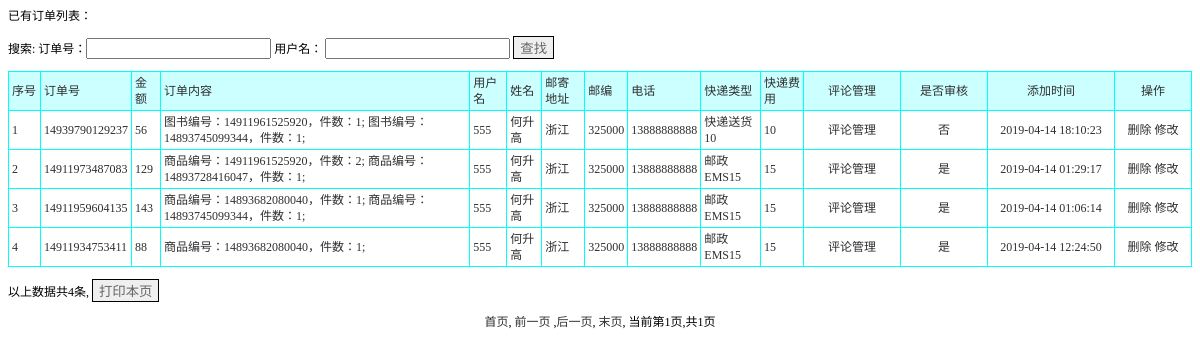
The app's page /dingdan_list.php with its own data.
### tables this page shows
CREATE TABLE `dingdan` (
  `id` int(11) NOT NULL AUTO_INCREMENT,
  `dingdanhao` varchar(50) DEFAULT NULL,
  `jine` varchar(50) DEFAULT NULL,
  `dingdanneirong` varchar(500) DEFAULT NULL,
  `yonghuming` varchar(50) DEFAULT NULL,
  `xingming` varchar(50) DEFAULT NULL,
  `youjidizhi` varchar(300) DEFAULT NULL,
  `youbian` varchar(50) DEFAULT NULL,
  `dianhua` varchar(50) DEFAULT NULL,
  `kuaidileixing` varchar(50) DEFAULT NULL,
  `kuaidifeiyong` varchar(50) DEFAULT NULL,
  `addtime` timestamp NOT NULL DEFAULT CURRENT_TIMESTAMP,
  `issh` varchar(255) DEFAULT '否',
  `iszf` varchar(2) DEFAULT '否',
  PRIMARY KEY (`id`)
);

### dingdan_list.php (the view, shortened to what this page needs)
<!DOCTYPE html PUBLIC "-//W3C//DTD XHTML 1.0 Transitional//EN" "http://www.w3.org/TR/xhtml1/DTD/xhtml1-transitional.dtd">
<html xmlns="http://www.w3.org/1999/xhtml">
<head>
<title>订单</title><script language="javascript" src="js/hsgrili.js"></script><link rel="stylesheet" href="css.css" type="text/css">
</head>
<body>
<p>已有订单列表：</p>
<form id="form1" name="form1" method="post" action="">
  搜索: 订单号：<input name="dingdanhao" type="text" id="dingdanhao" />
  用户名：
  <input name="jine" type="text" id="jine" />
  <input type="submit" name="Submit" value="查找" style='border:solid 1px #000000; color:#666666' />
</form>
<table width="100%" border="1" align="center" cellpadding="3" cellspacing="1" bordercolor="#00FFFF" style="border-collapse:collapse">
  <tr>
    <td width="25" bgcolor="#CCFFFF">序号</td>
    <td bgcolor='#CCFFFF'>订单号</td><td bgcolor='#CCFFFF'>金额</td><td bgcolor='#CCFFFF'>订单内容</td><td bgcolor='#CCFFFF'>用户名</td><td bgcolor='#CCFFFF'>姓名</td><td bgcolor='#CCFFFF'>邮寄地址</td><td bgcolor='#CCFFFF'>邮编</td><td bgcolor='#CCFFFF'>电话</td><td bgcolor='#CCFFFF'>快递类型</td><td bgcolor='#CCFFFF'>快递费用</td>
    <td width="90" align="center" bgcolor="#CCFFFF">评论管理</td>
    <td bgcolor='#CCFFFF' width='80' align='center'>是否审核</td>
    <td width="120" align="center" bgcolor="#CCFFFF">添加时间</td>
    <td width="70" align="center" bgcolor="#CCFFFF">操作</td>
  </tr>
  <?php
    $sql="select * from dingdan where 1=1";
  $sql=$sql." order by id desc";
$query=mysql_query($sql);
  $rowscount=mysql_num_rows($query);
  if($rowscount==0)
  {}
  else
  {
  $pagelarge=10;
  $pagecurrent=$_GET["pagecurrent"];
  if($rowscount%$pagelarge==0)
  {
		$pagecount=$rowscount/$pagelarge;
  }
  else
  {
   		$pagecount=intval($rowscount/$pagelarge)+1;
  }
  if($pagecurrent=="" || $pagecurrent<=0)
{
	$pagecurrent=1;
}
		$ddddd=$pagecurrent*$pagelarge;
	if($pagecurrent==$pagecount)
	{
		if($rowscount%$pagelarge==0)
		{
		$ddddd=$pagecurrent*$pagelarge;
		}
		else
		{
		$ddddd=$pagecurrent*$pagelarge-$pagelarge+$rowscount%$pagelarge;
		}
	}
	for($i=$pagecurrent*$pagelarge-$pagelarge;$i<$ddddd;$i++)
{
  ?>
  <tr>
    <td width="25"><?php
	echo $i+1;
?></td>
    <td><?php echo mysql_result($query,$i,dingdanhao);?></td><td><?php echo mysql_result($query,$i,jine);?></td><td><?php echo mysql_result($query,$i,dingdanneirong);?></td><td><?php echo mysql_result($query,$i,yonghuming);?></td><td><?php echo mysql_result($query,$i,xingming);?></td><td><?php echo mysql_result($query,$i,youjidizhi);?></td><td><?php echo mysql_result($query,$i,youbian);?></td><td><?php echo mysql_result($query,$i,dianhua);?></td><td><?php echo mysql_result($query,$i,kuaidileixing);?></td><td><?php echo mysql_result($query,$i,kuaidifeiyong);?></td>
    <td width="90" align="center"><a href="pinglun_list.php?id=<?php echo mysql_result($query,$i,"id");?>&amp;biao=dingdan">评论管理</a></td>
    <td width='80' align='center'><a href="sh.php?id=<?php echo mysql_result($query,$i,"id") ?>&yuan=<?php echo mysql_result($query,$i,"issh")?>&tablename=dingdan" onclick="return confirm('您确定要执行此操作？')"><?php echo mysql_result($query,$i,"issh")?></a></td>
    <td width="120" align="center"><?php
echo mysql_result($query,$i,"addtime");
?></td>
    <td width="70" align="center"><a href="del.php?id=<?php
		echo mysql_result($query,$i,"id");
	?>&tablename=dingdan" onclick="return confirm('真的要删除？')">删除</a> <a href="dingdan_updt.php?id=<?php
		echo mysql_result($query,$i,"id");
	?>">修改</a></td>
  </tr>
  	<?php
	}
}
?>
</table>
<p>以上数据共<?php
		echo $rowscount;
	?>条,
  <input type="button" name="Submit2" onclick="javascript:window.print();" value="打印本页" style='border:solid 1px #000000; color:#666666' />
</p>
<p align="center"><a href="dingdan_list.php?pagecurrent=1">首页</a>, <a href="dingdan_list.php?pagecurrent=<?php echo $pagecurrent-1;?>">前一页</a> ,<a href="dingdan_list.php?pagecurrent=<?php echo $pagecurrent+1;?>">后一页</a>, <a href="dingdan_list.php?pagecurrent=<?php echo $pagecount;?>">末页</a>, 当前第<?php echo $pagecurrent;?>页,共<?php echo $pagecount;?>页 </p>
<p>&nbsp; </p>
</body>
</html>

### css.css (style rules this page uses)
A:link { color: #2f2f2f; text-decoration: none; }
td { font-family:"宋体"; font-size: 12px; color: #2f2f2f; line-height: 16px; }

### records on screen
dingdan: dingdanhao "14939790129237", jine "56", dingdanneirong "图书编号：14911961525920，件数：1; 图书编号：14893745099344，件数：1;", yonghuming "555", xingming "何升高", youjidizhi "浙江", youbian "325000", dianhua "13888888888", kuaidileixing "快递送货10", kuaidifeiyong "10", issh "否", addtime "2019-04-14 18:10:23"
dingdan: dingdanhao "14911973487083", jine "129", dingdanneirong "商品编号：14911961525920，件数：2; 商品编号：14893728416047，件数：1;", yonghuming "555", xingming "何升高", youjidizhi "浙江", youbian "325000", dianhua "13888888888", kuaidileixing "邮政EMS15", kuaidifeiyong "15", issh "是", addtime "2019-04-14 01:29:17"
dingdan: dingdanhao "14911959604135", jine "143", dingdanneirong "商品编号：14893682080040，件数：1; 商品编号：14893745099344，件数：1;", yonghuming "555", xingming "何升高", youjidizhi "浙江", youbian "325000", dianhua "13888888888", kuaidileixing "邮政EMS15", kuaidifeiyong "15", issh "是", addtime "2019-04-14 01:06:14"
dingdan: dingdanhao "14911934753411", jine "88", dingdanneirong "商品编号：14893682080040，件数：1;", yonghuming "555", xingming "何升高", youjidizhi "浙江", youbian "325000", dianhua "13888888888", kuaidileixing "邮政EMS15", kuaidifeiyong "15", issh "是", addtime "2019-04-14 12:24:50"

### other values on screen
$rowscount "4"
$pagecurrent "1"
$pagecount "1"
